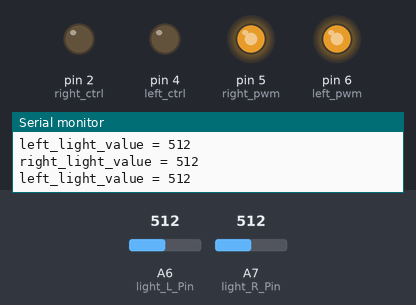
The sketch below on a simulated Arduino Nano, built with avr-gcc and run on an emulated ATmega328P. On the bench: output pins drawn as LEDs (lit = HIGH), the last lines printed to the serial monitor. Inputs (shaded band) come from the test bench; at power-on: A6 (light_L_Pin) = 512, A7 (light_R_Pin) = 512.

Above: at 1.9 s.
2.0 s: A6 (light_L_Pin) set to 491
At 2.4 s:
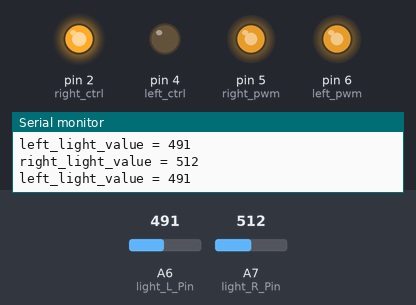
3.5 s: A7 (light_R_Pin) set to 491
At 4.6 s:
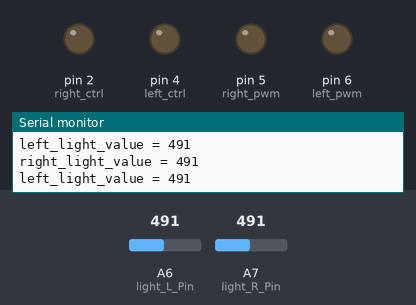
6.5 s: A6 (light_L_Pin) set to 1023
At 7.7 s:
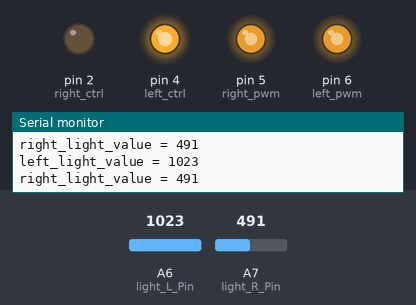
8.0 s: A7 (light_R_Pin) set to 510
At 9.1 s:
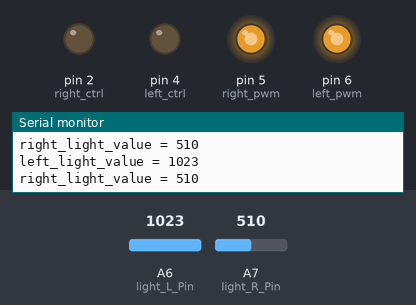
11.0 s: A7 (light_R_Pin) set to 490
At 12.0 s:
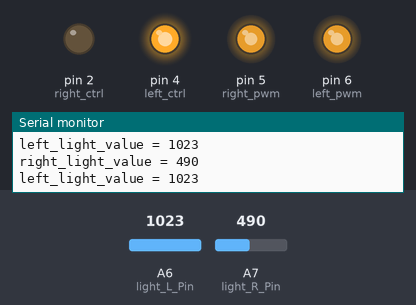
Timing chart, 0 to 14.0 s (numbered marks = the images above; inputs shaded):
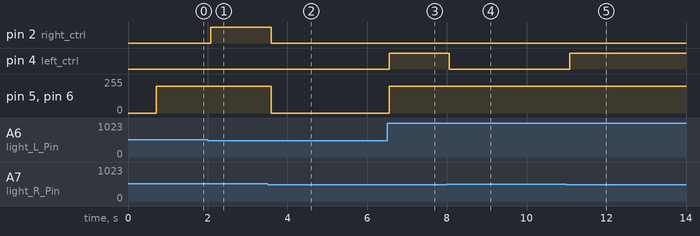

Measured:
- the behaviour switches between 501 and 500 on A6 (light_L_Pin) (found by bisection; images 0 and 1)
- the behaviour switches between 501 and 500 on A7 (light_R_Pin) (found by bisection; images 1 and 2)
- after the input at 2.0 s, pin 2 (right_ctrl): LOW → HIGH after 0.07 s
- after the input at 3.5 s, pin 2 (right_ctrl): HIGH → LOW after 0.10 s; pin 5 (right_pwm), pin 6 (left_pwm): 200/255 → 0/255 after 0.10 s
- after the input at 6.5 s, pin 4 (left_ctrl): LOW → HIGH after 0.06 s; pin 5 (right_pwm), pin 6 (left_pwm): 0/255 → 200/255 after 0.06 s
- after the input at 8.0 s, pin 4 (left_ctrl): HIGH → LOW after 0.06 s
- after the input at 11.0 s, pin 4 (left_ctrl): LOW → HIGH after 0.08 s

The sketch:

Project_13_Light_Following_Car.ino
```cpp
//*************************************************************************************
/*
Project 13:Light Following Car
*/
const int light_L_Pin = A6;   //定义左光敏传感器引脚A6
const int light_R_Pin = A7;   //定义右光敏传感器引脚A7
const int left_ctrl = 4;//定义左电机方向控制引脚D4
const int left_pwm = 6;//定义左电机速度控制引脚D6
const int right_ctrl = 2;//定义右电机方向控制引脚D2
const int right_pwm = 5;//定义右电机速度控制引脚D5
int left_light;
int right_light;
const int servopin = 9;//定义舵机的脚位在D9
int myangle;
int pulsewidth;

void setup(){
  Serial.begin(9600);
  pinMode(light_L_Pin, INPUT); //设置左光敏传感器引脚为输入
  pinMode(light_R_Pin, INPUT); //设置右光敏传感器引脚为输入
  pinMode(left_ctrl,OUTPUT);//设置左电机方向控制引脚为输出
  pinMode(left_pwm,OUTPUT);//设置左电机pwm控制速度引脚为输出
  pinMode(right_ctrl,OUTPUT);//设置右电机方向控制引脚为输出
  pinMode(right_pwm,OUTPUT);//设置右电机pwm控制速度引脚为输出
  servopulse(servopin,90);//设置舵机初始角度为90
  delay(300);
}

void loop(){
  left_light = analogRead(light_L_Pin);//读取左光敏传感器的值
  right_light = analogRead(light_R_Pin);//读取右光敏传感器的值
  Serial.print("left_light_value = ");
  Serial.println(left_light);
  Serial.print("right_light_value = ");
  Serial.println(right_light);
  if (left_light > 500 && right_light > 500) //左,右光敏传感器测到的范围值
  {
    Car_front(); //小车前进
  }
  else if (left_light >500 && right_light <= 500)  //左,右光敏传感器测到的范围值
  {
    Car_left(); //小车左转
  }
  else if (left_light <= 500 && right_light > 500) //左,右光敏传感器测到的范围值
  {
    Car_right(); //小车右转
  }
  else  //除以上情况之外
  {
    Car_Stop(); //小车停止
  }
}

void servopulse(int servopin,int myangle)//舵机运行角度
{
  for(int i=0; i<20; i++)
  {
    pulsewidth = (myangle*11)+500;
    digitalWrite(servopin,HIGH);
    delayMicroseconds(pulsewidth);
    digitalWrite(servopin,LOW);
    delay(20-pulsewidth/1000);
  }
}

void Car_front()
{
  digitalWrite(left_ctrl,LOW); //左电机方向控制引脚低电平
  analogWrite(left_pwm,200); //左电机PWM控制速度200
  digitalWrite(right_ctrl,LOW); //右电机方向控制引脚低电平
  analogWrite(right_pwm,200); //右电机PWM控制速度200
}
void Car_left()
{
  digitalWrite(left_ctrl,HIGH); //左电机方向控制引脚高电平
  analogWrite(left_pwm,200); //左电机PWM控制速度200
  digitalWrite(right_ctrl,LOW); //右电机方向控制引脚低电平
  analogWrite(right_pwm,200); //右电机PWM控制速度200;
}
void Car_right()
{
  digitalWrite(left_ctrl,LOW); //左电机方向控制引脚低电平
  analogWrite(left_pwm,200); //左电机PWM控制速度200
  digitalWrite(right_ctrl,HIGH); //右电机方向控制引脚高电平
  analogWrite(right_pwm,200); //右电机PWM控制速度200
}
void Car_Stop()
{
  digitalWrite(left_ctrl,LOW);//左电机方向控制引脚低电平
  analogWrite(left_pwm,0);//左电机PWM控制速度0
  digitalWrite(right_ctrl,LOW);//右电机方向控制引脚低电平
  analogWrite(right_pwm,0);//右电机PWM控制速度0
}
//*************************************************************************************
```
